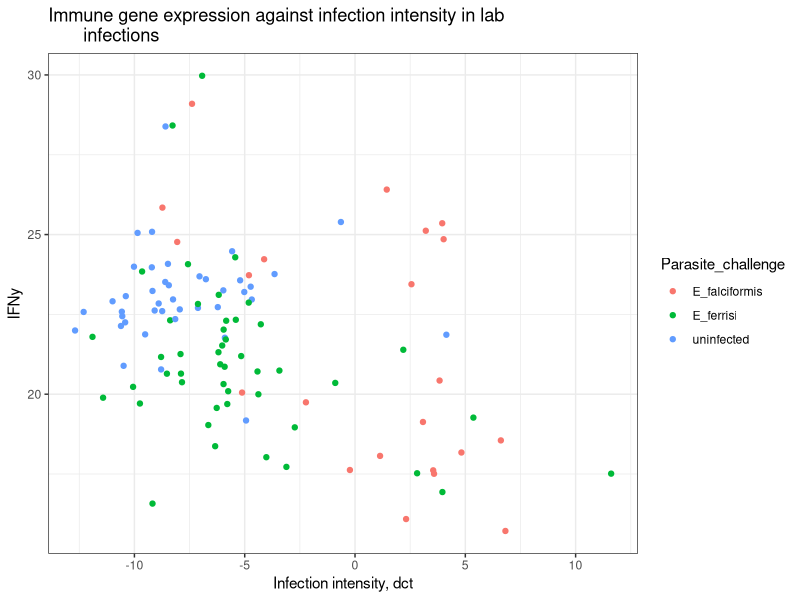
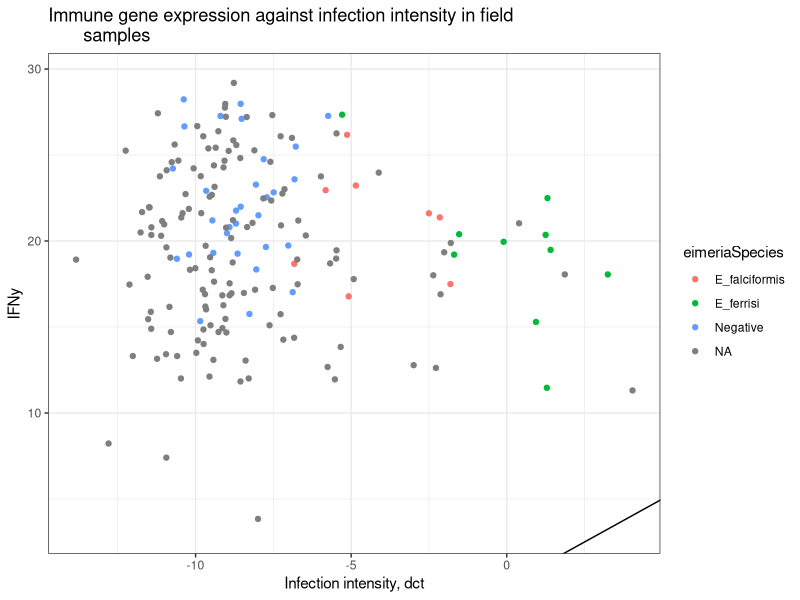
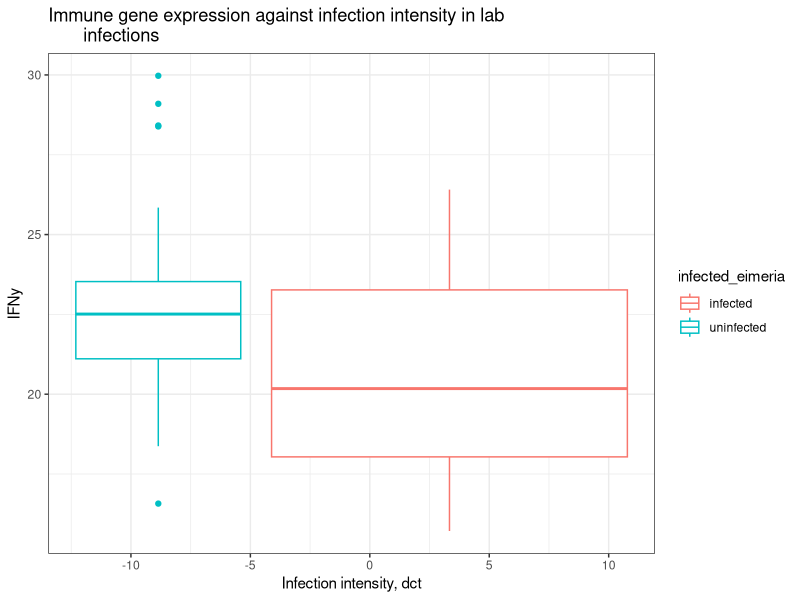
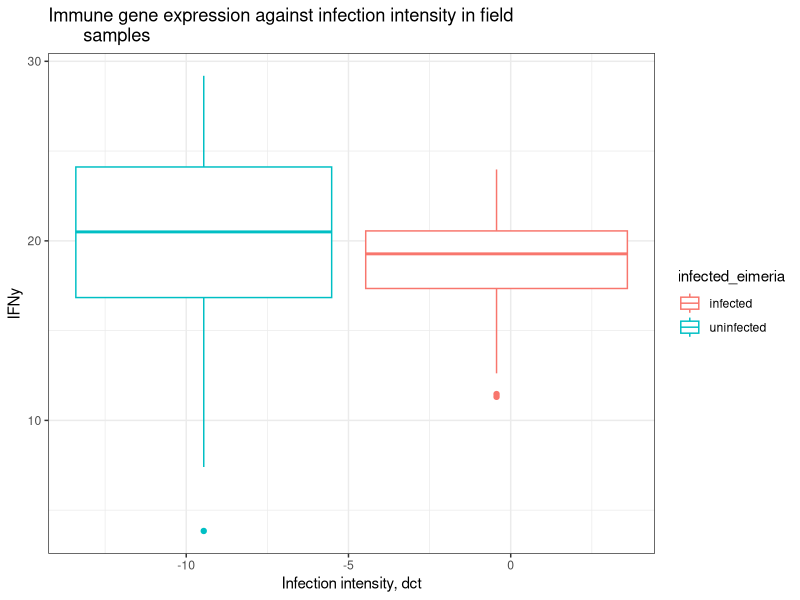
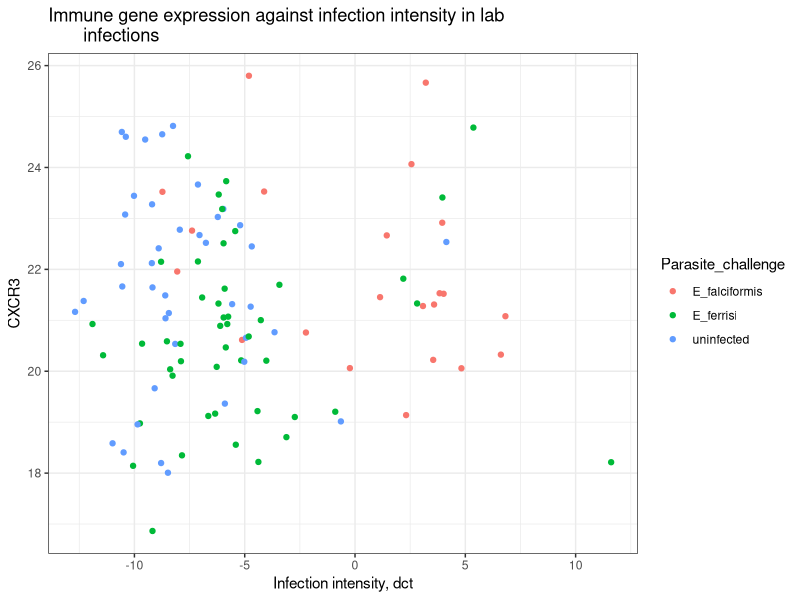
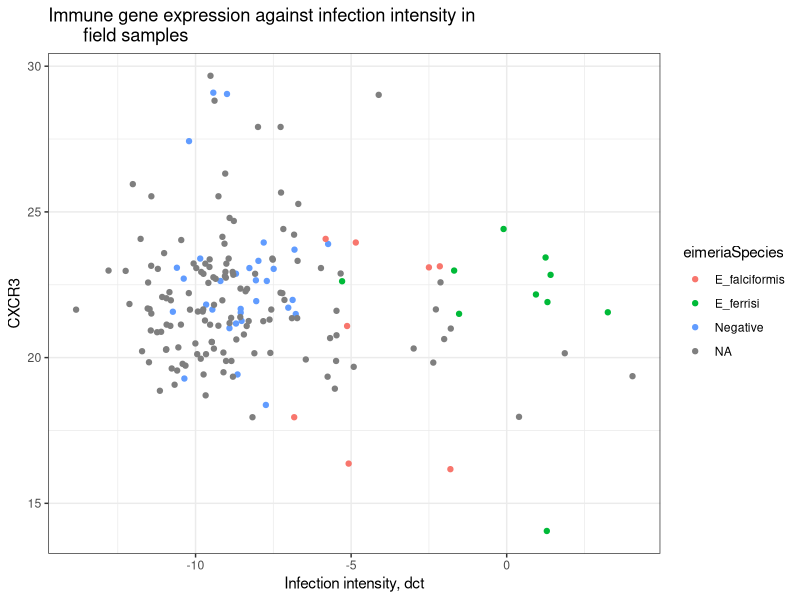
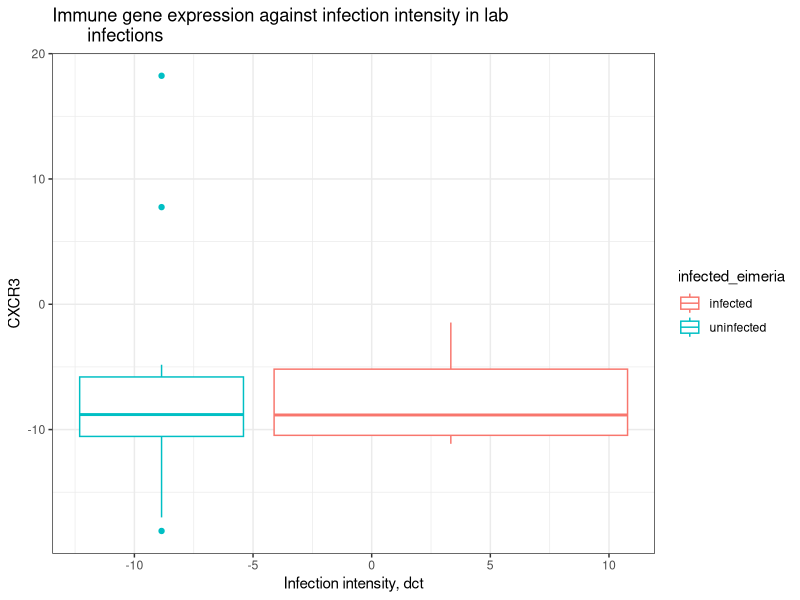
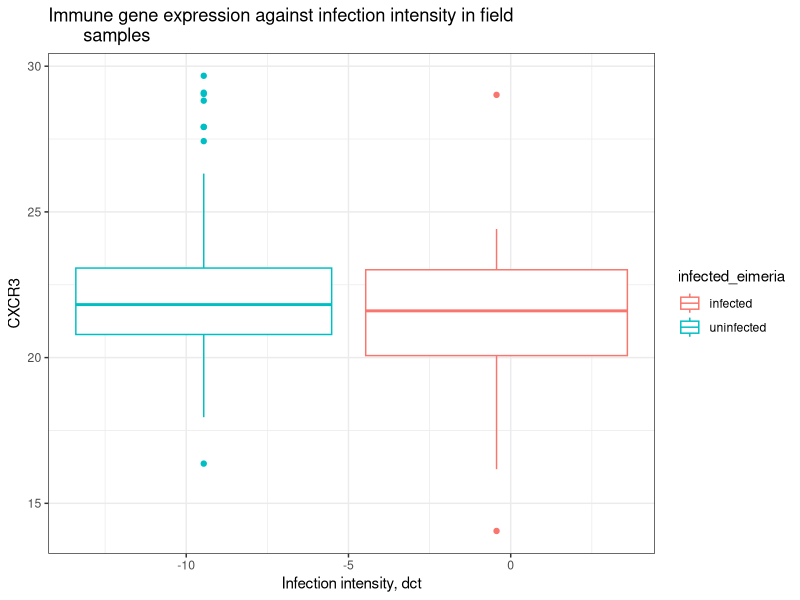

Here is the R script that generated these plots, in order:
## ---- chunk 1
knitr::opts_chunk$set(echo = TRUE)
## ---- chunk 2
library(ggplot2)
library(tidyverse)
## ---- chunk 3
lab <- read.csv("output_data/gene_expression/data_products/lab_imputed_gene_expression.csv")
field <- read.csv("output_data/gene_expression/data_products/field_imputed_gene_expression.csv")
## ---- chunk 4
# vectors for selecting gene columns 
Genes_lab <- c("IFNy", "CXCR3_bio", "IL.6", "IL.10", "IL.13", "IL1RN", "CASP1", 
               "CXCL9", "IDO1", "IRGM1", "MPO", "MUC2", "MUC5AC", 
           "MYD88", "NCR1", "PRF1", "RETNLB", "SOCS1", "TICAM1", "TNF")

Genes_field   <- c("IFNy",  "CXCR3", "IL.6", #"GBP2", "IL.12", "IRG6",
                     "IL.10", "IL.13", "IL1RN",
                     "CXCR3", "CASP1", "CXCL9", 
                     "IDO1", "IRGM1", "MPO", "MUC2", "MUC5AC", "MYD88", 
                     "NCR1", "PRF1", "RETNLB", "SOCS1", "TICAM1", "TNF")
## ---- chunk 5
field <- field %>%
  mutate(infected_eimeria = 
           case_when(delta_ct_cewe_MminusE > -5 ~ "infected",
                     delta_ct_cewe_MminusE < -5 ~ "uninfected"))

lab <- lab %>%
  mutate(infected_eimeria = 
           case_when(delta > -5 ~ "infected",
                     delta < -5 ~ "uninfected"))

## ---- chunk 6
ggplot(lab, aes(x = delta, y = IFNy, color = Parasite_challenge)) +
  geom_jitter() +
  geom_abline() + 
  labs(x = "Infection intensity, dct",
       title ="Immune gene expression against infection intensity in lab 
       infections") +
  theme_bw()


ggplot(field, aes(x = delta_ct_cewe_MminusE, y = IFNy, color = eimeriaSpecies)) +
  geom_jitter() +
  geom_abline() + 
  labs(x = "Infection intensity, dct",
       title ="Immune gene expression against infection intensity in field 
       samples") +
  theme_bw()

## ---- chunk 7
ggplot(lab, aes(x = delta, y = IFNy, color = infected_eimeria)) +
  geom_boxplot() +
  labs(x = "Infection intensity, dct",
       title ="Immune gene expression against infection intensity in lab 
       infections") +
  theme_bw()



ggplot(field, aes(x = delta_ct_cewe_MminusE, y = IFNy, 
                  color = infected_eimeria)) +
  geom_boxplot() +
  labs(x = "Infection intensity, dct",
       title ="Immune gene expression against infection intensity in field 
       samples") +
  theme_bw()

## ---- chunk 8
ggplot(lab, aes(x = delta, y = CXCR3_bio, color = Parasite_challenge)) +
  geom_jitter() +
  geom_abline() + 
  labs(x = "Infection intensity, dct", y = "CXCR3",
       title ="Immune gene expression against infection intensity in lab 
       infections") +
  theme_bw()



ggplot(field, aes(x = delta_ct_cewe_MminusE, y = CXCR3, color = eimeriaSpecies)) +
  geom_jitter() +
  geom_abline() + 
  labs(x = "Infection intensity, dct",
       title ="Immune gene expression against infection intensity in 
       field samples") +
  theme_bw()


## ---- chunk 9
ggplot(lab, aes(x = delta, y = CXCR3, color = infected_eimeria)) +
  geom_boxplot() +
  labs(x = "Infection intensity, dct",
       title ="Immune gene expression against infection intensity in lab 
       infections") +
  theme_bw()



ggplot(field, aes(x = delta_ct_cewe_MminusE, y = CXCR3, 
                  color = infected_eimeria)) +
  geom_boxplot() +
  labs(x = "Infection intensity, dct",
       title ="Immune gene expression against infection intensity in field 
       samples") +
  theme_bw()

## ---- chunk 10
ggplot(lab, aes(x = delta, y = IL.6, color = Parasite_challenge)) +
  geom_jitter() +
  geom_abline() + 
  labs(x = "Infection intensity, dct", 
       title ="Immune gene expression against infection intensity in lab 
       infections") +
  theme_bw()



ggplot(field, aes(x = delta_ct_cewe_MminusE, y = IL.6, color = eimeriaSpecies)) +
  geom_jitter() +
  geom_abline() + 
  labs(x = "Infection intensity, dct",
       title ="Immune gene expression against infection intensity in field 
       samples") +
  theme_bw()


## ---- chunk 11
ggplot(lab, aes(x = delta, y = IL.10, color = Parasite_challenge)) +
  geom_jitter() +
  geom_abline() + 
  labs(x = "Infection intensity, dct", 
       title ="Immune gene expression against infection intensity 
       in lab infections") +
  theme_bw()



ggplot(field, aes(x = delta_ct_cewe_MminusE, y = IL.10, color = eimeriaSpecies)) +
  geom_jitter() +
  geom_abline() + 
  labs(x = "Infection intensity, dct",
       title ="Immune gene expression against infection intensity in field 
       samples") +
  theme_bw()


## ---- chunk 12
ggplot(lab, aes(x = delta, y = IL.10, color = infected_eimeria)) +
  geom_boxplot() +
  labs(x = "Infection intensity, dct",
       title ="Immune gene expression against infection intensity in lab 
       infections") +
  theme_bw()



ggplot(field, aes(x = delta_ct_cewe_MminusE, y = IL.10, 
                  color = infected_eimeria)) +
  geom_boxplot() +
  labs(x = "Infection intensity, dct",
       title ="Immune gene expression against infection intensity in field 
       samples") +
  theme_bw()

## ---- chunk 13
ggplot(lab, aes(x = delta, y = IL.13, color = Parasite_challenge)) +
  geom_jitter() +
  geom_abline() + 
  labs(x = "Infection intensity, dct", 
       title ="Immune gene expression against infection intensity 
       in lab infections") +
  theme_bw()



ggplot(field, aes(x = delta_ct_cewe_MminusE, y = IL.13, color = eimeriaSpecies)) +
  geom_jitter() +
  geom_abline() + 
  labs(x = "Infection intensity, dct",
       title ="Immune gene expression against infection intensity in field 
       samples") +
  theme_bw()


## ---- chunk 14
ggplot(lab, aes(x = delta, y = IL.13, color = infected_eimeria)) +
  geom_boxplot() +
  labs(x = "Infection intensity, dct",
       title ="Immune gene expression against infection intensity in lab 
       infections") +
  theme_bw()



ggplot(field, aes(x = delta_ct_cewe_MminusE, y = IL.13, 
                  color = infected_eimeria)) +
  geom_boxplot() +
  labs(x = "Infection intensity, dct",
       title ="Immune gene expression against infection intensity in field 
       samples") +
  theme_bw()

## ---- chunk 15
ggplot(lab, aes(x = delta, y = IL1RN, color = Parasite_challenge)) +
  geom_jitter() +
  geom_abline() + 
  labs(x = "Infection intensity, dct", 
       title ="Immune gene expression against infection intensity 
       in lab infections") +
  theme_bw()



ggplot(field, aes(x = delta_ct_cewe_MminusE, y = IL1RN, color = eimeriaSpecies)) +
  geom_jitter() +
  geom_abline() + 
  labs(x = "Infection intensity, dct",
       title ="Immune gene expression against infection intensity in field 
       samples") +
  theme_bw()

## ---- chunk 16
ggplot(lab, aes(x = delta, y = IL1RN, color = infected_eimeria)) +
  geom_boxplot() +
  labs(x = "Infection intensity, dct",
       title ="Immune gene expression against infection intensity in lab 
       infections") +
  theme_bw()



ggplot(field, aes(x = delta_ct_cewe_MminusE, y = IL1RN, 
                  color = infected_eimeria)) +
  geom_boxplot() +
  labs(x = "Infection intensity, dct",
       title ="Immune gene expression against infection intensity in field 
       samples") +
  theme_bw()

## ---- chunk 17
ggplot(lab, aes(x = delta, y = CASP1, color = Parasite_challenge)) +
  geom_jitter() +
  geom_abline() + 
  labs(x = "Infection intensity, dct", 
       title ="Immune gene expression against infection intensity 
       in lab infections") +
  theme_bw()



ggplot(field, aes(x = delta_ct_cewe_MminusE, y = CASP1, color = eimeriaSpecies)) +
  geom_jitter() +
  geom_abline() + 
  labs(x = "Infection intensity, dct",
       title ="Immune gene expression against infection intensity in field 
       samples") +
  theme_bw()

## ---- chunk 18
ggplot(lab, aes(x = delta, y = CASP1, color = infected_eimeria)) +
  geom_boxplot() +
  labs(x = "Infection intensity, dct",
       title ="Immune gene expression against infection intensity in lab 
       infections") +
  theme_bw()



ggplot(field, aes(x = delta_ct_cewe_MminusE, y = CASP1, 
                  color = infected_eimeria)) +
  geom_boxplot() +
  labs(x = "Infection intensity, dct",
       title ="Immune gene expression against infection intensity in field 
       samples") +
  theme_bw()

## ---- chunk 19
ggplot(lab, aes(x = delta, y = CXCL9, color = Parasite_challenge)) +
  geom_jitter() +
  geom_abline() + 
  labs(x = "Infection intensity, dct", 
       title ="Immune gene expression against infection intensity 
       in lab infections") +
  theme_bw()



ggplot(field, aes(x = delta_ct_cewe_MminusE, y = CXCL9, color = eimeriaSpecies)) +
  geom_jitter() +
  geom_abline() + 
  labs(x = "Infection intensity, dct",
       title ="Immune gene expression against infection intensity in field 
       samples") +
  theme_bw()

## ---- chunk 20
ggplot(lab, aes(x = delta, y = CXCL9, color = infected_eimeria)) +
  geom_boxplot() +
  labs(x = "Infection intensity, dct",
       title ="Immune gene expression against infection intensity in lab 
       infections") +
  theme_bw()



ggplot(field, aes(x = delta_ct_cewe_MminusE, y = CXCL9, 
                  color = infected_eimeria)) +
  geom_boxplot() +
  labs(x = "Infection intensity, dct",
       title ="Immune gene expression against infection intensity in field 
       samples") +
  theme_bw()

## ---- chunk 21
ggplot(lab, aes(x = delta, y = IDO1, color = Parasite_challenge)) +
  geom_jitter() +
  geom_abline() + 
  labs(x = "Infection intensity, dct", 
       title ="Immune gene expression against infection intensity 
       in lab infections") +
  theme_bw()



ggplot(field, aes(x = delta_ct_cewe_MminusE, y = IDO1, color = eimeriaSpecies)) +
  geom_jitter() +
  geom_abline() + 
  labs(x = "Infection intensity, dct",
       title ="Immune gene expression against infection intensity in field 
       samples") +
  theme_bw()

## ---- chunk 22
ggplot(lab, aes(x = delta, y = IDO1, color = infected_eimeria)) +
  geom_boxplot() +
  labs(x = "Infection intensity, dct",
       title ="Immune gene expression against infection intensity in lab 
       infections") +
  theme_bw()



ggplot(field, aes(x = delta_ct_cewe_MminusE, y = IDO1, 
                  color = infected_eimeria)) +
  geom_boxplot() +
  labs(x = "Infection intensity, dct",
       title ="Immune gene expression against infection intensity in field 
       samples") +
  theme_bw()

## ---- chunk 23
ggplot(lab, aes(x = delta, y = IRGM1, color = Parasite_challenge)) +
  geom_jitter() +
  geom_abline() + 
  labs(x = "Infection intensity, dct", 
       title ="Immune gene expression against infection intensity 
       in lab infections") +
  theme_bw()



ggplot(field, aes(x = delta_ct_cewe_MminusE, y = IRGM1, color = eimeriaSpecies)) +
  geom_jitter() +
  geom_abline() + 
  labs(x = "Infection intensity, dct",
       title ="Immune gene expression against infection intensity in field 
       samples") +
  theme_bw()

## ---- chunk 24
ggplot(lab, aes(x = delta, y = IRGM1, color = infected_eimeria)) +
  geom_boxplot() +
  labs(x = "Infection intensity, dct",
       title ="Immune gene expression against infection intensity in lab 
       infections") +
  theme_bw()



ggplot(field, aes(x = delta_ct_cewe_MminusE, y = IRGM1, 
                  color = infected_eimeria)) +
  geom_boxplot() +
  labs(x = "Infection intensity, dct",
       title ="Immune gene expression against infection intensity in field 
       samples") +
  theme_bw()

## ---- chunk 25
ggplot(lab, aes(x = delta, y = MPO, color = Parasite_challenge)) +
  geom_jitter() +
  geom_abline() + 
  labs(x = "Infection intensity, dct", 
       title ="Immune gene expression against infection intensity 
       in lab infections") +
  theme_bw()



ggplot(field, aes(x = delta_ct_cewe_MminusE, y = MPO, color = eimeriaSpecies)) +
  geom_jitter() +
  geom_abline() + 
  labs(x = "Infection intensity, dct",
       title ="Immune gene expression against infection intensity in field 
       samples") +
  theme_bw()

## ---- chunk 26
ggplot(lab, aes(x = delta, y = MPO, color = infected_eimeria)) +
  geom_boxplot() +
  labs(x = "Infection intensity, dct",
       title ="Immune gene expression against infection intensity in lab 
       infections") +
  theme_bw()



ggplot(field, aes(x = delta_ct_cewe_MminusE, y = MPO, 
                  color = infected_eimeria)) +
  geom_boxplot() +
  labs(x = "Infection intensity, dct",
       title ="Immune gene expression against infection intensity in field 
       samples") +
  theme_bw()

## ---- chunk 27
ggplot(lab, aes(x = delta, y = MUC2, color = Parasite_challenge)) +
  geom_jitter() +
  geom_abline() + 
  labs(x = "Infection intensity, dct", 
       title ="Immune gene expression against infection intensity 
       in lab infections") +
  theme_bw()



ggplot(field, aes(x = delta_ct_cewe_MminusE, y = MUC2, color = eimeriaSpecies)) +
  geom_jitter() +
  geom_abline() + 
  labs(x = "Infection intensity, dct",
       title ="Immune gene expression against infection intensity in field 
       samples") +
  theme_bw()

## ---- chunk 28
ggplot(lab, aes(x = delta, y = MUC2, color = infected_eimeria)) +
  geom_boxplot() +
  labs(x = "Infection intensity, dct",
       title ="Immune gene expression against infection intensity in lab 
       infections") +
  theme_bw()



ggplot(field, aes(x = delta_ct_cewe_MminusE, y = MUC2, 
                  color = infected_eimeria)) +
  geom_boxplot() +
  labs(x = "Infection intensity, dct",
       title ="Immune gene expression against infection intensity in field 
       samples") +
  theme_bw()

## ---- chunk 29
ggplot(lab, aes(x = delta, y = MUC5AC, color = Parasite_challenge)) +
  geom_jitter() +
  geom_abline() + 
  labs(x = "Infection intensity, dct", 
       title ="Immune gene expression against infection intensity 
       in lab infections") +
  theme_bw()



ggplot(field, aes(x = delta_ct_cewe_MminusE, y = MUC5AC, color = eimeriaSpecies)) +
  geom_jitter() +
  geom_abline() + 
  labs(x = "Infection intensity, dct",
       title ="Immune gene expression against infection intensity in field 
       samples") +
  theme_bw()

## ---- chunk 30
ggplot(lab, aes(x = delta, y = MUC5AC, color = infected_eimeria)) +
  geom_boxplot() +
  labs(x = "Infection intensity, dct",
       title ="Immune gene expression against infection intensity in lab 
       infections") +
  theme_bw()



ggplot(field, aes(x = delta_ct_cewe_MminusE, y = MUC5AC, 
                  color = infected_eimeria)) +
  geom_boxplot() +
  labs(x = "Infection intensity, dct",
       title ="Immune gene expression against infection intensity in field 
       samples") +
  theme_bw()

## ---- chunk 31
ggplot(lab, aes(x = delta, y = MYD88, color = Parasite_challenge)) +
  geom_jitter() +
  geom_abline() + 
  labs(x = "Infection intensity, dct", 
       title ="Immune gene expression against infection intensity 
       in lab infections") +
  theme_bw()



ggplot(field, aes(x = delta_ct_cewe_MminusE, y = MYD88, color = eimeriaSpecies)) +
  geom_jitter() +
  geom_abline() + 
  labs(x = "Infection intensity, dct",
       title ="Immune gene expression against infection intensity in field 
       samples") +
  theme_bw()

## ---- chunk 32
ggplot(lab, aes(x = delta, y = MYD88, color = infected_eimeria)) +
  geom_boxplot() +
  labs(x = "Infection intensity, dct",
       title ="Immune gene expression against infection intensity in lab 
       infections") +
  theme_bw()



ggplot(field, aes(x = delta_ct_cewe_MminusE, y = MYD88, 
                  color = infected_eimeria)) +
  geom_boxplot() +
  labs(x = "Infection intensity, dct",
       title ="Immune gene expression against infection intensity in field 
       samples") +
  theme_bw()

## ---- chunk 33
ggplot(lab, aes(x = delta, y = NCR1, color = Parasite_challenge)) +
  geom_jitter() +
  geom_abline() + 
  labs(x = "Infection intensity, dct", 
       title ="Immune gene expression against infection intensity 
       in lab infections") +
  theme_bw()



ggplot(field, aes(x = delta_ct_cewe_MminusE, y = NCR1, color = eimeriaSpecies)) +
  geom_jitter() +
  geom_abline() + 
  labs(x = "Infection intensity, dct",
       title ="Immune gene expression against infection intensity in field 
       samples") +
  theme_bw()

## ---- chunk 34
ggplot(lab, aes(x = delta, y = NCR1, color = infected_eimeria)) +
  geom_boxplot() +
  labs(x = "Infection intensity, dct",
       title ="Immune gene expression against infection intensity in lab 
       infections") +
  theme_bw()



ggplot(field, aes(x = delta_ct_cewe_MminusE, y = NCR1, 
                  color = infected_eimeria)) +
  geom_boxplot() +
  labs(x = "Infection intensity, dct",
       title ="Immune gene expression against infection intensity in field 
       samples") +
  theme_bw()

## ---- chunk 35
ggplot(lab, aes(x = delta, y = PRF1, color = Parasite_challenge)) +
  geom_jitter() +
  geom_abline() + 
  labs(x = "Infection intensity, dct", 
       title ="Immune gene expression against infection intensity 
       in lab infections") +
  theme_bw()



ggplot(field, aes(x = delta_ct_cewe_MminusE, y = PRF1, color = eimeriaSpecies)) +
  geom_jitter() +
  geom_abline() + 
  labs(x = "Infection intensity, dct",
       title ="Immune gene expression against infection intensity in field 
       samples") +
  theme_bw()

## ---- chunk 36
ggplot(lab, aes(x = delta, y = PRF1, color = infected_eimeria)) +
  geom_boxplot() +
  labs(x = "Infection intensity, dct",
       title ="Immune gene expression against infection intensity in lab 
       infections") +
  theme_bw()



ggplot(field, aes(x = delta_ct_cewe_MminusE, y = PRF1, 
                  color = infected_eimeria)) +
  geom_boxplot() +
  labs(x = "Infection intensity, dct",
       title ="Immune gene expression against infection intensity in field 
       samples") +
  theme_bw()

## ---- chunk 37
ggplot(lab, aes(x = delta, y = RETNLB, color = Parasite_challenge)) +
  geom_jitter() +
  geom_abline() + 
  labs(x = "Infection intensity, dct", 
       title ="Immune gene expression against infection intensity 
       in lab infections") +
  theme_bw()



ggplot(field, aes(x = delta_ct_cewe_MminusE, y = RETNLB, color = eimeriaSpecies)) +
  geom_jitter() +
  geom_abline() + 
  labs(x = "Infection intensity, dct",
       title ="Immune gene expression against infection intensity in field 
       samples") +
  theme_bw()

## ---- chunk 38
ggplot(lab, aes(x = delta, y = RETNLB, color = infected_eimeria)) +
  geom_boxplot() +
  labs(x = "Infection intensity, dct",
       title ="Immune gene expression against infection intensity in lab 
       infections") +
  theme_bw()



ggplot(field, aes(x = delta_ct_cewe_MminusE, y = RETNLB, 
                  color = infected_eimeria)) +
  geom_boxplot() +
  labs(x = "Infection intensity, dct",
       title ="Immune gene expression against infection intensity in field 
       samples") +
  theme_bw()

## ---- chunk 39
ggplot(lab, aes(x = delta, y = SOCS1, color = Parasite_challenge)) +
  geom_jitter() +
  geom_abline() + 
  labs(x = "Infection intensity, dct", 
       title ="Immune gene expression against infection intensity 
       in lab infections") +
  theme_bw()



ggplot(field, aes(x = delta_ct_cewe_MminusE, y = SOCS1, color = eimeriaSpecies)) +
  geom_jitter() +
  geom_abline() + 
  labs(x = "Infection intensity, dct",
       title ="Immune gene expression against infection intensity in field 
       samples") +
  theme_bw()

## ---- chunk 40
ggplot(lab, aes(x = delta, y = SOCS1, color = infected_eimeria)) +
  geom_boxplot() +
  labs(x = "Infection intensity, dct",
       title ="Immune gene expression against infection intensity in lab 
       infections") +
  theme_bw()



ggplot(field, aes(x = delta_ct_cewe_MminusE, y = SOCS1, 
                  color = infected_eimeria)) +
  geom_boxplot() +
  labs(x = "Infection intensity, dct",
       title ="Immune gene expression against infection intensity in field 
       samples") +
  theme_bw()

## ---- chunk 41
ggplot(lab, aes(x = delta, y = TICAM1, color = Parasite_challenge)) +
  geom_jitter() +
  geom_abline() + 
  labs(x = "Infection intensity, dct", 
       title ="Immune gene expression against infection intensity 
       in lab infections") +
  theme_bw()



ggplot(field, aes(x = delta_ct_cewe_MminusE, y = TICAM1, color = eimeriaSpecies)) +
  geom_jitter() +
  geom_abline() + 
  labs(x = "Infection intensity, dct",
       title ="Immune gene expression against infection intensity in field 
       samples") +
  theme_bw()

## ---- chunk 42
ggplot(lab, aes(x = delta, y = TICAM1, color = infected_eimeria)) +
  geom_boxplot() +
  labs(x = "Infection intensity, dct",
       title ="Immune gene expression against infection intensity in lab 
       infections") +
  theme_bw()



ggplot(field, aes(x = delta_ct_cewe_MminusE, y = TICAM1, 
                  color = infected_eimeria)) +
  geom_boxplot() +
  labs(x = "Infection intensity, dct",
       title ="Immune gene expression against infection intensity in field 
       samples") +
  theme_bw()

## ---- chunk 43
ggplot(lab, aes(x = delta, y = TNF, color = Parasite_challenge)) +
  geom_jitter() +
  geom_abline() + 
  labs(x = "Infection intensity, dct", 
       title ="Immune gene expression against infection intensity 
       in lab infections") +
  theme_bw()



ggplot(field, aes(x = delta_ct_cewe_MminusE, y = TNF, color = eimeriaSpecies)) +
  geom_jitter() +
  geom_abline() + 
  labs(x = "Infection intensity, dct",
       title ="Immune gene expression against infection intensity in field 
       samples") +
  theme_bw()

## ---- chunk 44
ggplot(lab, aes(x = delta, y = TNF, color = infected_eimeria)) +
  geom_boxplot() +
  labs(x = "Infection intensity, dct",
       title ="Immune gene expression against infection intensity in lab 
       infections") +
  theme_bw()



ggplot(field, aes(x = delta_ct_cewe_MminusE, y = TNF, 
                  color = infected_eimeria)) +
  geom_boxplot() +
  labs(x = "Infection intensity, dct",
       title ="Immune gene expression against infection intensity in field 
       samples") +
  theme_bw()
